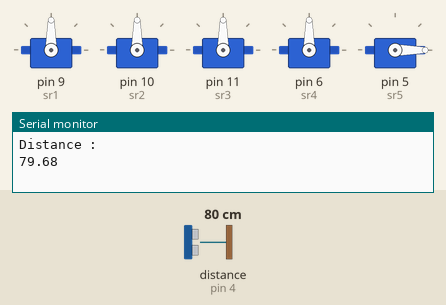
This sketch was run on a simulated Arduino Uno, built with avr-gcc and run on an emulated ATmega328P. Shown: 5 × servo, the last lines printed to the serial monitor. Wiring (inferred from the names in the program): ultrasonic range finder: trigger pin 3; echo pin 4. The test bench sets the inputs (shaded band); at power-on: distance to the obstacle (sensor on pin 4) 80 cm. The echo pulse lasts 58.3 µs per cm.

Above: at 1.8 s.
1.9 s: distance to the obstacle (sensor on pin 4) set to 43 cm
10.8 s: distance to the obstacle (sensor on pin 4) set to 38 cm
At 16.4 s:
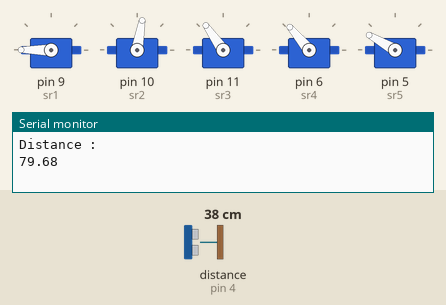
28.6 s: distance to the obstacle (sensor on pin 4) set to 17 cm
33.3 s: distance to the obstacle (sensor on pin 4) set to 14 cm
At 34.5 s:
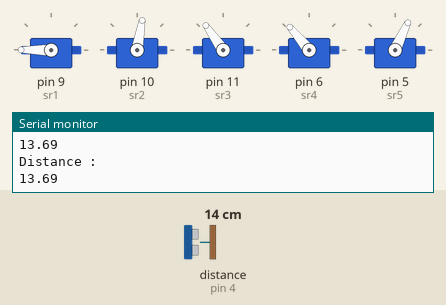
38.0 s: distance to the obstacle (sensor on pin 4) set to 18 cm
At 38.12 s:
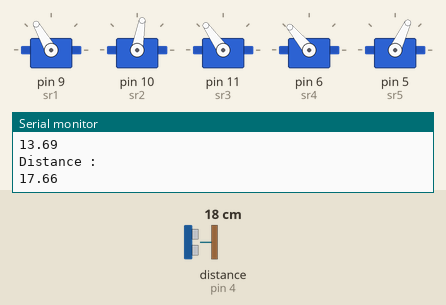
42.7 s: distance to the obstacle (sensor on pin 4) set to 2 cm
At 42.73 s:
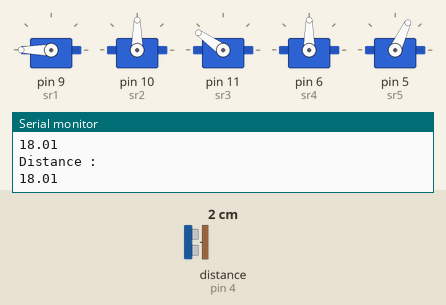
Timing chart, 0 to 45.7 s (numbered marks = the images above; inputs shaded):
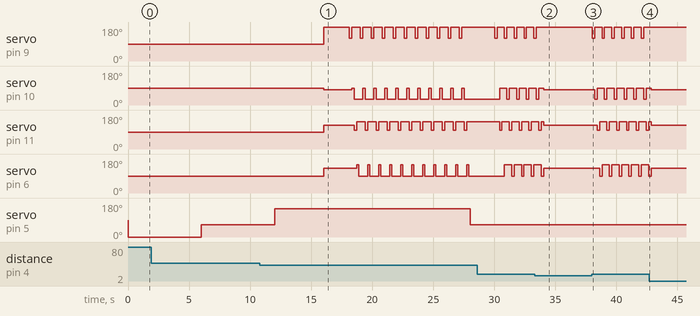

Measured:
- the behaviour switches between 41 and 40 cm on distance to the obstacle (sensor on pin 4) (found by bisection; images 0 and 1)
- the behaviour switches between 16 and 15 cm on distance to the obstacle (sensor on pin 4) (found by bisection; images 1 and 2)
- after the input at 10.8 s, servo on pin 9 (sr1): 90° → 180° after 5.2 s, then repeats every 0.90 s: 120° 0.20 s, 180° 0.70 s; servo on pin 10 (sr2): 90° → 80° after 5.2 s, then repeats every 0.90 s: 90° 0.20 s, 30° 0.70 s
- after the input at 33.3 s, servo on pin 9 (sr1): goes on until 33.4 s, then stays 180°
- after the input at 38.0 s, servo on pin 9 (sr1): alternates 180° for 0.60 s and 120° for 0.20 s, starting at once; servo on pin 10 (sr2): alternates 90° for 0.60 s and 30° for 0.20 s, starting after 0.22 s
- after the input at 42.7 s, servo on pin 9 (sr1): stops changing and stays 180°

The sketch:

human_following_robot_with_further_sensing_capabilities.ino
```cpp
#include <Servo.h>
int pos=0;
Servo sr1;
Servo sr2;
Servo sr3;
Servo sr4;
Servo sr5;
int trig = 3;
int echo = 4;
int time;
float distance;
float dist;
int angles[] = {0,65,150};

float ultrasonicop(){
  digitalWrite(trig, LOW);
  digitalWrite(echo, LOW);
  delayMicroseconds(2);
  digitalWrite(trig, HIGH);
  delayMicroseconds(10);
  digitalWrite(trig, LOW);
  time = pulseIn(echo,HIGH,30000);
  distance = 343*0.0001*(time/2); // in centimeters
  return distance;
  delay(3000);
}

void servostop(){
  sr1.write(180);
  sr2.write(80);
  sr3.write(125);
  sr4.write(130);
  delay(100);
}

void servobackward(){
  sr1.write(180);
  delay(200);
  sr1.write(120);
  sr2.write(90);
  delay(200);
  sr2.write(30);
  sr3.write(145);
  delay(200);
  sr3.write(100);
  sr4.write(150);
  delay(200);
  sr4.write(90);

}

void servoforward(){
  sr1.write(120);
  delay(200);
  sr1.write(180);
  sr2.write(30);
  delay(200);
  sr2.write(90);
  sr3.write(100);
  delay(200);
  sr3.write(145);
  sr4.write(90);
  delay(200);
  sr4.write(150);

}

void servoright(){
  sr1.write(120);
  delay(200);
  sr1.write(180);
  sr2.write(90);
  delay(200);
  sr2.write(30);
  sr3.write(100);
  delay(200);
  sr3.write(145);
  sr4.write(150);
  delay(200);
  sr4.write(90);
}

void servoleft(){
  sr1.write(180);
  delay(200);
  sr1.write(120);
  sr2.write(30);
  delay(200);
  sr2.write(90);
  sr3.write(145);
  delay(200);
  sr3.write(100);
  sr4.write(90);
  delay(200);
  sr4.write(150);
}

void detect(){
  for(int i=0; i<3; i++){
    sr5.write(angles[i]);
    delay(1000);
    float detectop = ultrasonicop();
    delay(3000);
    if(detectop<=40.0 && angles[i] == 0){
      servostop();
      delay(2000);
      for(int loopa=0; loopa <= 10; loopa++){
        servoleft();
        delay(100);

      }
      sr5.write(65);
    }
    else if(detectop<=40.0 && angles[i] == 150){
      servostop();
      delay(2000);
      for(int loopb=0; loopb <= 10; loopb++){
        servoright();
        delay(100);

      }
      sr5.write(65);
    }
    else if(detectop<=40.0 && angles[i] == 65){
      return;
    }
    delay(2000);
  }
}

void setup(){
    pinMode(trig,OUTPUT);
    pinMode(echo,INPUT);
    sr1.attach(9);
    sr2.attach(10);
    sr3.attach(11);
    sr4.attach(6);
    sr5.attach(5);
    Serial.begin(9600);
}

void loop(){
    dist = ultrasonicop();
    Serial.println("Distance : ");
    Serial.println(dist);
    if (dist <= 15.0){
      servostop();
      //servobackward();
    }
    else if(dist > 15.0 && dist < 40.0){
      servoforward();
    }
    else{
      detect();
    }
}
```
